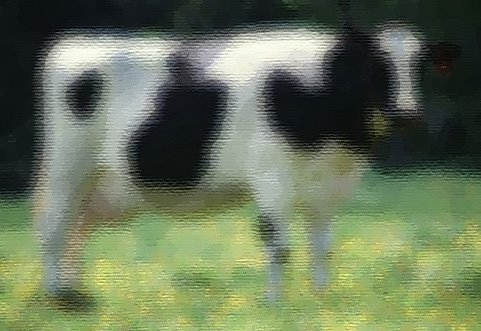
#> input picture data/cow.jpg, 481 x 331 px
$ python blurring.py
#> lines starting #> are read from the running program, lines starting #| are printed output that depends on the picture
import os
import cv2 as cv

img = cv.imread(os.path.join('..','data','cow.jpg'))
#> img is the input picture: shape (331, 481, 3); mean B, G, R 90.1, 116.8, 104.4

kernel_size = 5

#Averaging
img_blur = cv.blur(img, (kernel_size,kernel_size))
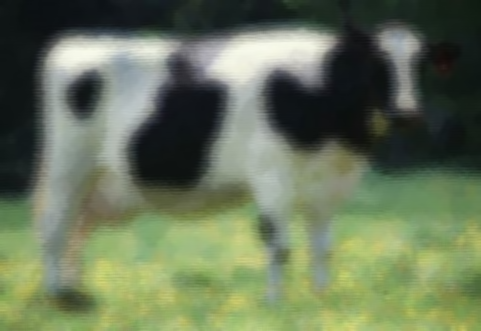
#> img_blur: shape (331, 481, 3); mean B, G, R 90.1, 116.8, 104.4

#Gaussian_blur
img_gauss_blur = cv.GaussianBlur(img, (kernel_size, kernel_size), 3)

#Median_blur
img_median_blur = cv.medianBlur(img, kernel_size)


cv.imshow('img_blur', img_blur)
cv.imshow('img', img)
cv.imshow('img_gauss_blur', img_gauss_blur)
cv.imshow('img_median_blur', img_median_blur)

cv.waitKey(0)
cv.destroyAllWindows()

$ run again, with data/bear.jpg copied over data/cow.jpg
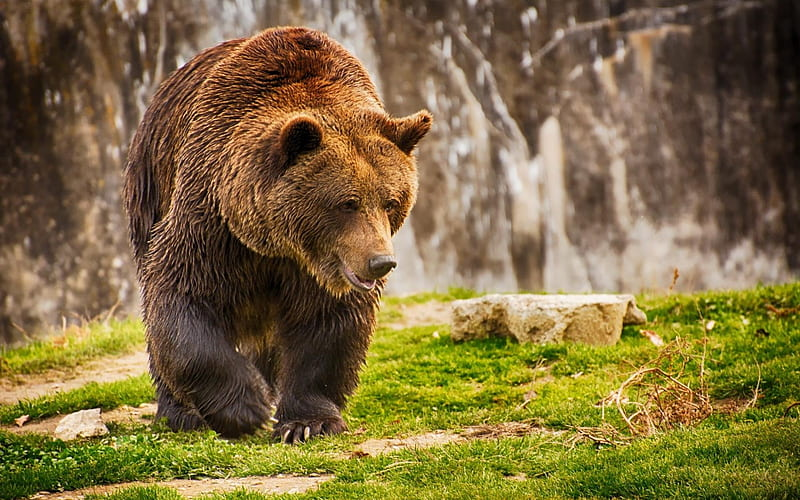
#> input picture data/bear.jpg, 800 x 500 px
#> img is the input picture: shape (500, 800, 3); mean B, G, R 64.6, 108.3, 126.6
#> `img_blur = cv.blur(img, (kernel_size,kernel_size))`:
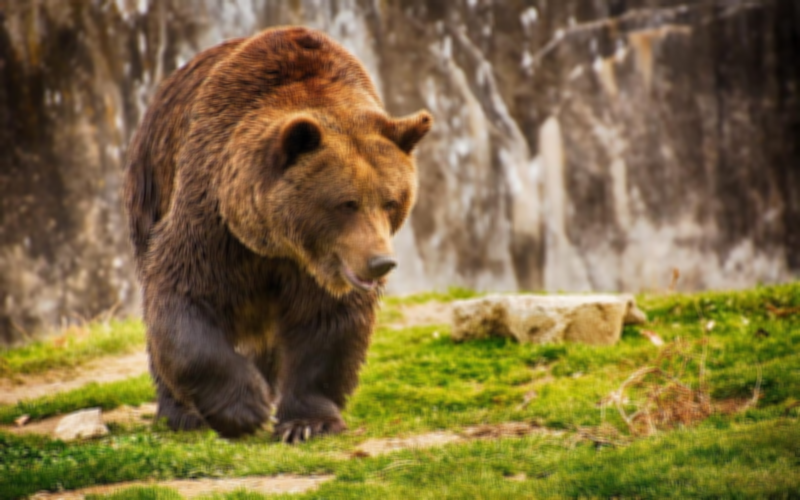
#> img_blur: shape (500, 800, 3); mean B, G, R 64.6, 108.3, 126.6
